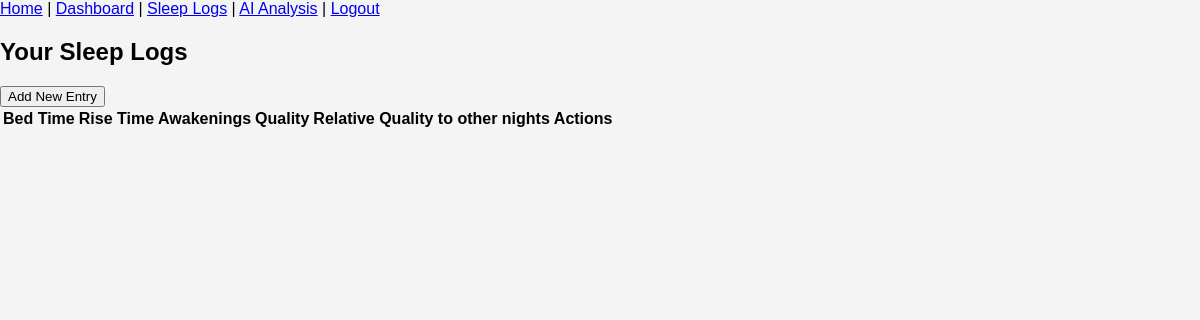
The page /sleep_log/sleep_logs (signed in) on the database as committed earlier.
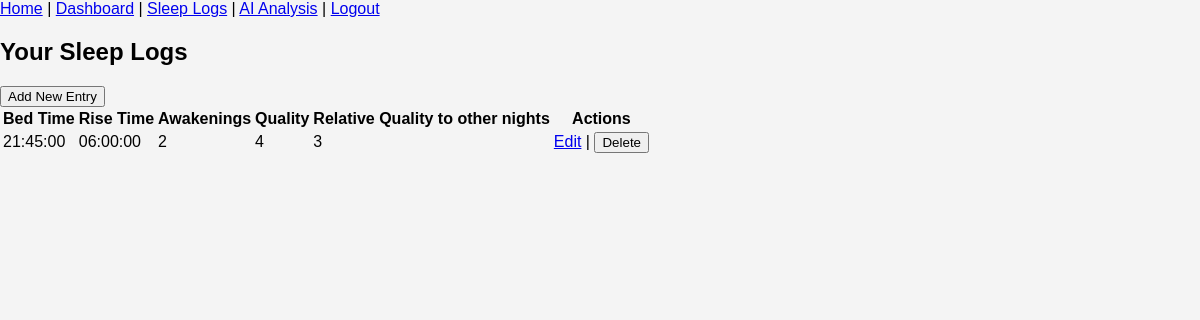
The same page on the database as committed later.
### sleep_tracker/models.py (models this page shows, shortened)
class SleepLog(db.Model):
    id = db.Column(db.Integer, primary_key=True)
    user_id = db.Column(db.Integer, db.ForeignKey('user.id'), nullable=False)
    date = db.Column(db.Date, nullable=False) #can't be unique as user could go to bed at 1am on 2/2 and again go to bed at 11pm on 2/2.
    bedtime = db.Column(db.Time, nullable=False)
    risetime = db.Column(db.Time, nullable=False)
    sleep_quality = db.Column(db.Integer, nullable=False) #1-5 score range, to be handled by the UI
    relative_quality = db.Column(db.Integer, nullable=False) #1-5 score range, to be handled by the UI
    awakenings = db.Column(db.Integer, nullable=False) #positive integer
    OSA_interventions = db.Column(db.Boolean, nullable=False)
    caffeine = db.Column(db.Boolean, nullable=False)
    sleep_aid = db.Column(db.Boolean, nullable=False)
    alcohol = db.Column(db.Boolean, nullable=False)
    cannabis = db.Column(db.Boolean, nullable=False)
    typical_day = db.Column(db.Boolean, nullable=False)
    sleep_period_duration = db.Column(db.Integer, nullable=False)

### sleep_tracker/routes/sleep_log.py (the view)
@sleep_log.route("/sleep_logs")
@login_required
def sleep_logs():
    logs = SleepLog.query.filter_by(user_id=current_user.id).order_by(SleepLog.date)
    return render_template('sleep_logs.html', logs=logs)

### sleep_tracker/__init__.py (called while the page is built)
@login_mgr.user_loader
def load_user(user_id):
    from .models import User
    return User.query.get(int(user_id))

### sleep_tracker/templates/sleep_logs.html
{% extends "base.html" %}
{% block content %}
<h2>Your Sleep Logs</h2>
<a href = "{{ url_for('sleep_log.log_sleep') }}">
    <button>Add New Entry</button>
</a>
<table>
    <tr>
        <th>Bed Time</th>
        <th>Rise Time</th>
        <th>Awakenings</th>
        <th>Quality</th>
        <th>Relative Quality to other nights</th>
        <th>Actions</th>
    </tr>
    {% for log in logs %}
    <tr>
        <td>{{ log.bedtime }}</td>
        <td>{{ log.risetime }}</td>
        <td>{{ log.awakenings }}</td>
        <td>{{ log.sleep_quality }}</td>
        <td>{{ log.relative_quality }}</td>
        <td>
            <a href="{{ url_for('sleep_log.edit_log', log_id=log.id) }}">Edit</a> |
            <form action="{{ url_for('sleep_log.delete_log', log_id=log.id) }}" method="POST" style="display:inline;">
                <button type="submit" onclick="return confirm('Are you sure?')">Delete</button>
            </form>
        </td>
    </tr>
    {% endfor %}
</table>
{% endblock %}

Rows that differ between the two databases and show on the page:
added SleepLog: bedtime "21:45:00", risetime "06:00:00", awakenings "2", sleep_quality "4", relative_quality "3"
